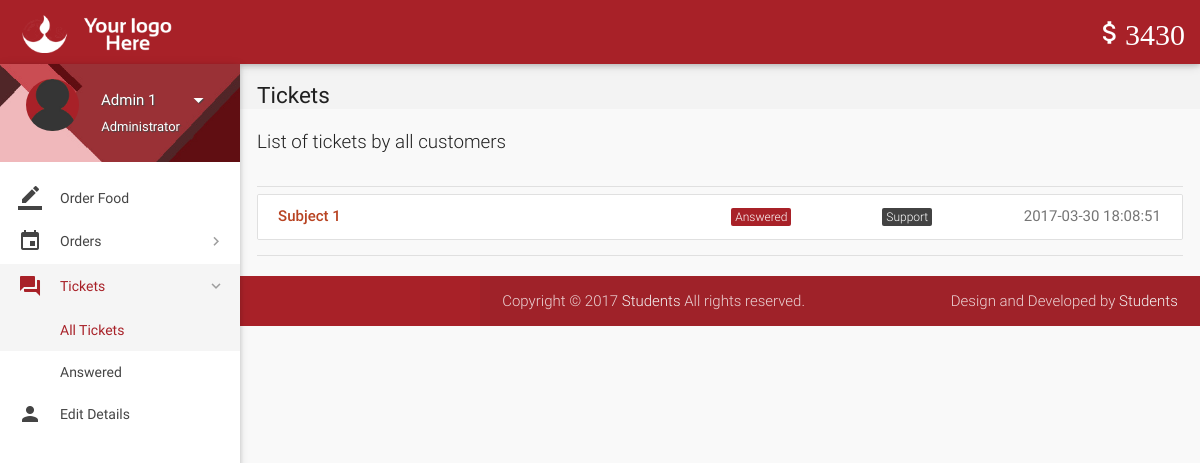
The page /all-tickets.php (signed in) on the database as committed earlier.
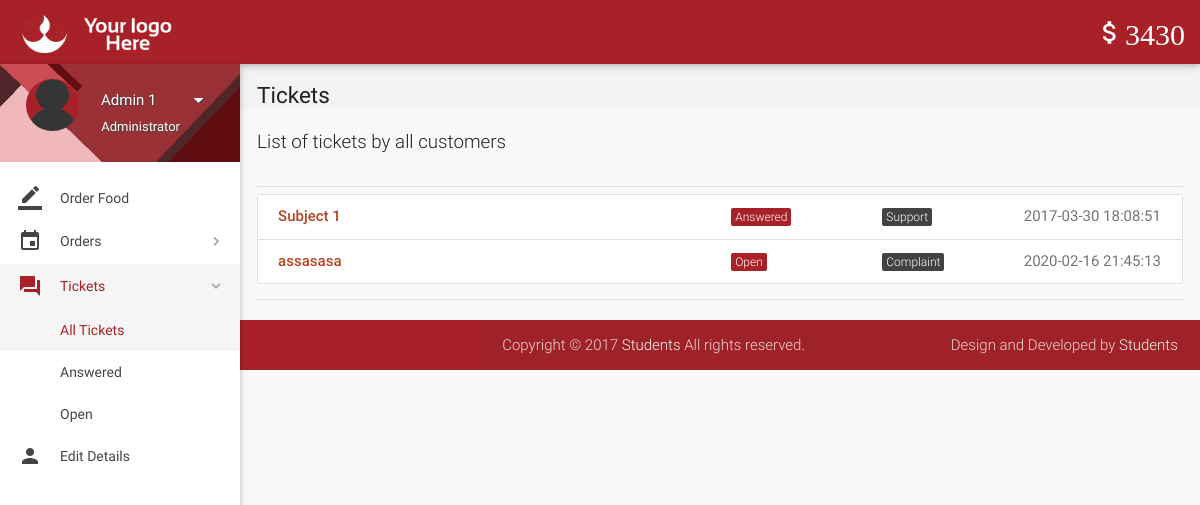
The same page on the database as committed later.
### tables this page shows
CREATE TABLE `tickets` (
  `id` int(11) NOT NULL,
  `poster_id` int(11) NOT NULL,
  `subject` varchar(100) NOT NULL,
  `description` varchar(3000) NOT NULL,
  `status` varchar(8) NOT NULL DEFAULT 'Open',
  `type` varchar(30) NOT NULL DEFAULT 'Others',
  `date` datetime NOT NULL DEFAULT current_timestamp(),
  `deleted` tinyint(4) NOT NULL DEFAULT 0
);

### all-tickets.php (the view, shortened to what the changed rows need)
<?php
include 'includes/connect.php';
	if($_SESSION['admin_sid']==session_id())
	{
		?>
<!DOCTYPE html>
<html lang="en">
<head>
  <link href="css/materialize.min.css" type="text/css" rel="stylesheet" media="screen,projection">
  <link href="css/style.min.css" type="text/css" rel="stylesheet" media="screen,projection">
  <link href="css/custom/custom.min.css" type="text/css" rel="stylesheet" media="screen,projection">
  <link href="js/plugins/perfect-scrollbar/perfect-scrollbar.css" type="text/css" rel="stylesheet" media="screen,projection">
  <link href="js/plugins/data-tables/css/jquery.dataTables.min.css" type="text/css" rel="stylesheet" media="screen,projection">
</head>
<body>
  <header id="header" class="page-topbar">
        <div class="navbar-fixed">
            <nav class="navbar-color">
                <div class="nav-wrapper">
                    <ul class="left">
                      <li><h1 class="logo-wrapper"><a href="index.php" class="brand-logo darken-1"><img src="images/materialize-logo.png" alt="logo"></a> <span class="logo-text">Logo</span></h1></li>
                    </ul>
                </div>
            </nav>
        </div>
  </header>
  <div id="main">
    <div class="wrapper">
      <aside id="left-sidebar-nav">
        <ul id="slide-out" class="side-nav fixed leftside-navigation">
                <li class="no-padding">
                    <ul class="collapsible collapsible-accordion">
                        <li class="bold"><a class="collapsible-header waves-effect waves-cyan active"><i class="mdi-action-question-answer"></i> Tickets</a>
                            <div class="collapsible-body">
                                <ul>
								<?php
									$sql = mysqli_query($con, "SELECT DISTINCT status FROM tickets;");
									while($row = mysqli_fetch_array($sql)){
                                    echo '<li class='.(isset($_GET['status'])?($status == $_GET['status'] ? 'active' : ''): '').'><a href="all-tickets.php?status='.$row['status'].'">'.$row['status'].'</a>
                                    </li>';
									}
									?>
                                </ul>
                            </div>
                        </li>
                    </ul>
                </li>
        </ul>
        </aside>
      <section id="content">
        <div class="container">
									<div id="work-collections">
									<ul id="projects-collection" class="collection">
								<?php
									if(isset($_GET['status'])){
										$status = $_GET['status'];
									}
									else{
										$status = '%';
									}
									$sql = mysqli_query($con, "SELECT * FROM tickets WHERE status LIKE '$status';");
									while($row = mysqli_fetch_array($sql)){
									echo'<a href="view-ticket-admin.php?id='.$row['id'].'"class="collection-item">
                                        <div class="row">
                                            <div class="col s6">
                                                <p class="collections-title">'.$row['subject'].'</p>
                                            </div>
                                            <div class="col s2">
                                            <span class="task-cat cyan">'.$row['status'].'</span></div>
                                            <div class="col s2">
                                            <span class="task-cat grey darken-3">'.$row['type'].'</span></div>
                                            <div class="col s2">
                                            <span class="badge">'.$row['date'].'</span></div>
                                        </div>
                                    </a>';
									}
									?>
									</ul>
									</div>
          </div>
    </div>
</body>
</html>
<?php
	}
?>

Rows that differ between the two databases and show on the page:
added tickets: subject "assasasa", status "Open", type "Complaint", date "2020-02-16 21:45:13"
Other text that changed with them:
new list line: "Open"
